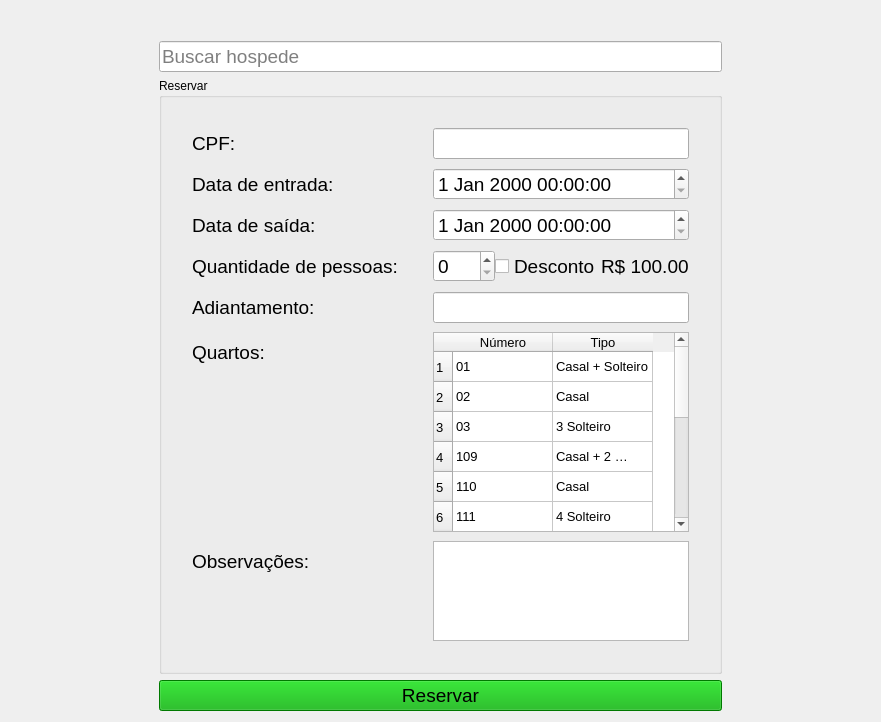
<?xml version="1.0" encoding="UTF-8"?>
<ui version="4.0">
 <class>Form</class>
 <widget class="QWidget" name="Form">
  <property name="geometry">
   <rect>
    <x>0</x>
    <y>0</y>
    <width>881</width>
    <height>722</height>
   </rect>
  </property>
  <property name="windowTitle">
   <string>Form</string>
  </property>
  <layout class="QVBoxLayout" name="verticalLayout_6">
   <item>
    <layout class="QHBoxLayout" name="horizontalLayout_2">
     <item>
      <spacer name="horizontalSpacer">
       <property name="orientation">
        <enum>Qt::Orientation::Horizontal</enum>
       </property>
       <property name="sizeHint" stdset="0">
        <size>
         <width>40</width>
         <height>20</height>
        </size>
       </property>
      </spacer>
     </item>
     <item>
      <layout class="QVBoxLayout" name="verticalLayout_5">
       <property name="topMargin">
        <number>30</number>
       </property>
       <item>
        <widget class="QLineEdit" name="lineEdit">
         <property name="font">
          <font>
           <pointsize>14</pointsize>
          </font>
         </property>
         <property name="inputMask">
          <string/>
         </property>
         <property name="text">
          <string/>
         </property>
         <property name="placeholderText">
          <string>Buscar hospede</string>
         </property>
        </widget>
       </item>
       <item>
        <widget class="QGroupBox" name="groupBox">
         <property name="title">
          <string>Reservar</string>
         </property>
         <layout class="QVBoxLayout" name="verticalLayout">
          <property name="leftMargin">
           <number>30</number>
          </property>
          <property name="topMargin">
           <number>30</number>
          </property>
          <property name="rightMargin">
           <number>30</number>
          </property>
          <property name="bottomMargin">
           <number>30</number>
          </property>
          <item>
           <layout class="QFormLayout" name="formLayout">
            <property name="horizontalSpacing">
             <number>35</number>
            </property>
            <property name="verticalSpacing">
             <number>9</number>
            </property>
            <item row="0" column="0">
             <widget class="QLabel" name="CPFLabel">
              <property name="font">
               <font>
                <pointsize>14</pointsize>
               </font>
              </property>
              <property name="text">
               <string>CPF:</string>
              </property>
             </widget>
            </item>
            <item row="0" column="1">
             <widget class="QLineEdit" name="cPFLineEdit">
              <property name="maximumSize">
               <size>
                <width>300</width>
                <height>16777215</height>
               </size>
              </property>
              <property name="font">
               <font>
                <pointsize>14</pointsize>
               </font>
              </property>
             </widget>
            </item>
            <item row="1" column="0">
             <widget class="QLabel" name="dataDeEntradaLabel">
              <property name="font">
               <font>
                <pointsize>14</pointsize>
               </font>
              </property>
              <property name="text">
               <string>Data de entrada:</string>
              </property>
             </widget>
            </item>
            <item row="1" column="1">
             <widget class="QDateTimeEdit" name="dataDeEntradaDateTimeEdit">
              <property name="maximumSize">
               <size>
                <width>300</width>
                <height>16777215</height>
               </size>
              </property>
              <property name="font">
               <font>
                <pointsize>14</pointsize>
               </font>
              </property>
             </widget>
            </item>
            <item row="2" column="0">
             <widget class="QLabel" name="dataDeSaDaLabel">
              <property name="font">
               <font>
                <pointsize>14</pointsize>
               </font>
              </property>
              <property name="text">
               <string>Data de saída:</string>
              </property>
             </widget>
            </item>
            <item row="2" column="1">
             <widget class="QDateTimeEdit" name="dataDeSaDaDateTimeEdit">
              <property name="maximumSize">
               <size>
                <width>300</width>
                <height>16777215</height>
               </size>
              </property>
              <property name="font">
               <font>
                <pointsize>14</pointsize>
               </font>
              </property>
             </widget>
            </item>
            <item row="3" column="0">
             <widget class="QLabel" name="quantidadeDePessoasLabel">
              <property name="font">
               <font>
                <pointsize>14</pointsize>
               </font>
              </property>
              <property name="text">
               <string>Quantidade de pessoas:</string>
              </property>
             </widget>
            </item>
            <item row="3" column="1">
             <widget class="QWidget" name="quantidadeDePessoasWidget" native="true">
              <property name="minimumSize">
               <size>
                <width>0</width>
                <height>30</height>
               </size>
              </property>
              <property name="maximumSize">
               <size>
                <width>16777215</width>
                <height>50</height>
               </size>
              </property>
              <property name="font">
               <font>
                <pointsize>14</pointsize>
               </font>
              </property>
              <layout class="QVBoxLayout" name="verticalLayout_4">
               <property name="spacing">
                <number>0</number>
               </property>
               <property name="leftMargin">
                <number>0</number>
               </property>
               <property name="topMargin">
                <number>0</number>
               </property>
               <property name="rightMargin">
                <number>0</number>
               </property>
               <property name="bottomMargin">
                <number>0</number>
               </property>
               <item>
                <widget class="QWidget" name="widget" native="true">
                 <property name="minimumSize">
                  <size>
                   <width>0</width>
                   <height>25</height>
                  </size>
                 </property>
                 <property name="maximumSize">
                  <size>
                   <width>300</width>
                   <height>16777215</height>
                  </size>
                 </property>
                 <layout class="QHBoxLayout" name="horizontalLayout">
                  <property name="spacing">
                   <number>0</number>
                  </property>
                  <property name="leftMargin">
                   <number>0</number>
                  </property>
                  <property name="topMargin">
                   <number>0</number>
                  </property>
                  <property name="rightMargin">
                   <number>0</number>
                  </property>
                  <property name="bottomMargin">
                   <number>0</number>
                  </property>
                  <item>
                   <widget class="QSpinBox" name="spinBox">
                    <property name="font">
                     <font>
                      <pointsize>14</pointsize>
                     </font>
                    </property>
                   </widget>
                  </item>
                  <item>
                   <widget class="QCheckBox" name="checkBox">
                    <property name="text">
                     <string>Desconto</string>
                    </property>
                   </widget>
                  </item>
                  <item>
                   <widget class="QLabel" name="label">
                    <property name="text">
                     <string>R$ 100.00</string>
                    </property>
                   </widget>
                  </item>
                 </layout>
                </widget>
               </item>
              </layout>
             </widget>
            </item>
            <item row="4" column="0">
             <widget class="QLabel" name="adiantamentoLabel">
              <property name="font">
               <font>
                <pointsize>14</pointsize>
               </font>
              </property>
              <property name="text">
               <string>Adiantamento:</string>
              </property>
             </widget>
            </item>
            <item row="4" column="1">
             <widget class="QLineEdit" name="adiantamentoLineEdit">
              <property name="maximumSize">
               <size>
                <width>300</width>
                <height>16777215</height>
               </size>
              </property>
              <property name="font">
               <font>
                <pointsize>14</pointsize>
               </font>
              </property>
             </widget>
            </item>
            <item row="5" column="0">
             <widget class="QLabel" name="quartosLabel">
              <property name="font">
               <font>
                <pointsize>14</pointsize>
               </font>
              </property>
              <property name="text">
               <string>Quartos:</string>
              </property>
             </widget>
            </item>
            <item row="5" column="1">
             <widget class="QWidget" name="quartosWidget" native="true">
              <property name="maximumSize">
               <size>
                <width>300</width>
                <height>200</height>
               </size>
              </property>
              <layout class="QVBoxLayout" name="verticalLayout_2">
               <property name="spacing">
                <number>0</number>
               </property>
               <property name="leftMargin">
                <number>0</number>
               </property>
               <property name="topMargin">
                <number>0</number>
               </property>
               <property name="rightMargin">
                <number>0</number>
               </property>
               <property name="bottomMargin">
                <number>0</number>
               </property>
               <item>
                <widget class="QTableWidget" name="tableWidget">
                 <property name="maximumSize">
                  <size>
                   <width>300</width>
                   <height>200</height>
                  </size>
                 </property>
                 <property name="font">
                  <font>
                   <pointsize>10</pointsize>
                  </font>
                 </property>
                 <row/>
                 <row/>
                 <row/>
                 <row/>
                 <row/>
                 <row/>
                 <row/>
                 <row/>
                 <row/>
                 <row/>
                 <row/>
                 <row/>
                 <column>
                  <property name="text">
                   <string>Número</string>
                  </property>
                 </column>
                 <column>
                  <property name="text">
                   <string>Tipo</string>
                  </property>
                 </column>
                 <item row="0" column="0">
                  <property name="text">
                   <string>01</string>
                  </property>
                 </item>
                 <item row="0" column="1">
                  <property name="text">
                   <string>Casal + Solteiro</string>
                  </property>
                 </item>
                 <item row="1" column="0">
                  <property name="text">
                   <string>02</string>
                  </property>
                 </item>
                 <item row="1" column="1">
                  <property name="text">
                   <string>Casal </string>
                  </property>
                 </item>
                 <item row="2" column="0">
                  <property name="text">
                   <string>03</string>
                  </property>
                 </item>
                 <item row="2" column="1">
                  <property name="text">
                   <string>3 Solteiro</string>
                  </property>
                 </item>
                 <item row="3" column="0">
                  <property name="text">
                   <string>109</string>
                  </property>
                 </item>
                 <item row="3" column="1">
                  <property name="text">
                   <string>Casal + 2 Solteiro</string>
                  </property>
                 </item>
                 <item row="4" column="0">
                  <property name="text">
                   <string>110</string>
                  </property>
                 </item>
                 <item row="4" column="1">
                  <property name="text">
                   <string>Casal </string>
                  </property>
                 </item>
                 <item row="5" column="0">
                  <property name="text">
                   <string>111</string>
                  </property>
                 </item>
                 <item row="5" column="1">
                  <property name="text">
                   <string>4 Solteiro</string>
                  </property>
                 </item>
                 <item row="6" column="0">
                  <property name="text">
                   <string>112</string>
                  </property>
                 </item>
                 <item row="6" column="1">
                  <property name="text">
                   <string>Casal + Solteiro</string>
                  </property>
                 </item>
                 <item row="7" column="0">
                  <property name="text">
                   <string>113</string>
                  </property>
                 </item>
                 <item row="7" column="1">
                  <property name="text">
                   <string>2 Solteiro</string>
                  </property>
                 </item>
                 <item row="8" column="0">
                  <property name="text">
                   <string>114</string>
                  </property>
                 </item>
                 <item row="8" column="1">
                  <property name="text">
                   <string>Casal + Solteiro</string>
                  </property>
                 </item>
                 <item row="9" column="0">
                  <property name="text">
                   <string>115</string>
                  </property>
                 </item>
                 <item row="9" column="1">
                  <property name="text">
                   <string>2 Solteiro</string>
                  </property>
                 </item>
                 <item row="10" column="0">
                  <property name="text">
                   <string>116</string>
                  </property>
                 </item>
                 <item row="10" column="1">
                  <property name="text">
                   <string>Casal + Solteiro</string>
                  </property>
                 </item>
                 <item row="11" column="0">
                  <property name="text">
                   <string>117</string>
                  </property>
                 </item>
                 <item row="11" column="1">
                  <property name="text">
                   <string>Casal</string>
                  </property>
                 </item>
                </widget>
               </item>
              </layout>
             </widget>
            </item>
            <item row="6" column="0">
             <widget class="QLabel" name="oBSLabel">
              <property name="font">
               <font>
                <pointsize>14</pointsize>
               </font>
              </property>
              <property name="text">
               <string>Observações:</string>
              </property>
             </widget>
            </item>
            <item row="6" column="1">
             <widget class="QWidget" name="oBSWidget" native="true">
              <property name="maximumSize">
               <size>
                <width>16777215</width>
                <height>100</height>
               </size>
              </property>
              <layout class="QVBoxLayout" name="verticalLayout_3">
               <property name="spacing">
                <number>0</number>
               </property>
               <property name="leftMargin">
                <number>0</number>
               </property>
               <property name="topMargin">
                <number>0</number>
               </property>
               <property name="rightMargin">
                <number>0</number>
               </property>
               <property name="bottomMargin">
                <number>0</number>
               </property>
               <item>
                <widget class="QPlainTextEdit" name="plainTextEdit">
                 <property name="maximumSize">
                  <size>
                   <width>300</width>
                   <height>100</height>
                  </size>
                 </property>
                </widget>
               </item>
              </layout>
             </widget>
            </item>
           </layout>
          </item>
         </layout>
        </widget>
       </item>
       <item>
        <widget class="QPushButton" name="pushButton">
         <property name="font">
          <font>
           <pointsize>14</pointsize>
          </font>
         </property>
         <property name="styleSheet">
          <string notr="true">background-color: rgb(0, 170, 0);
color: rgb(0, 0, 0);</string>
         </property>
         <property name="text">
          <string>Reservar</string>
         </property>
        </widget>
       </item>
      </layout>
     </item>
     <item>
      <spacer name="horizontalSpacer_2">
       <property name="orientation">
        <enum>Qt::Orientation::Horizontal</enum>
       </property>
       <property name="sizeHint" stdset="0">
        <size>
         <width>40</width>
         <height>20</height>
        </size>
       </property>
      </spacer>
     </item>
    </layout>
   </item>
  </layout>
 </widget>
 <resources/>
 <connections/>
</ui>
